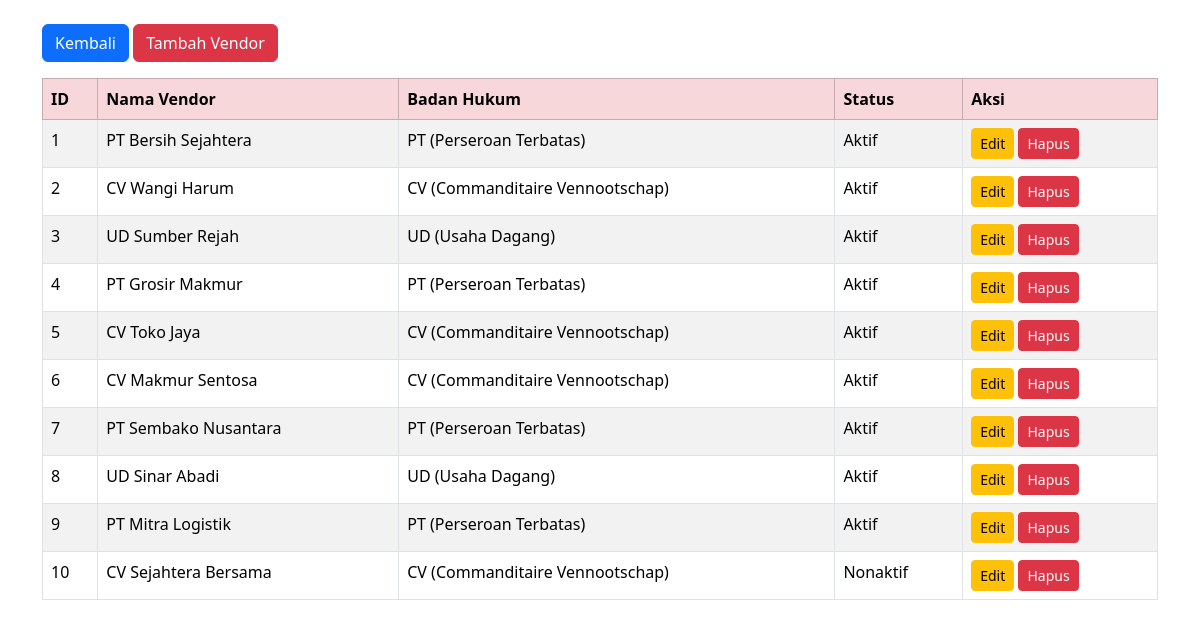
/master/vendor.php (signed in), run on the app's committed database.
### tables this page shows
CREATE TABLE vendor (
  idvendor INT AUTO_INCREMENT PRIMARY KEY,
  nama_vendor VARCHAR(150) NOT NULL,
  badan_hukum CHAR(1) DEFAULT 'C',
  status CHAR(1) DEFAULT 'A'
);

### master/vendor.php (the view, shortened to what this page needs)
<?php
include '../config/koneksi.php';
$vendors = mysqli_query($koneksi, "SELECT * FROM vendor");
?>
<!DOCTYPE html>
<html lang="id">
<head>
<link href="https://cdn.jsdelivr.net/npm/bootstrap@5.3.3/dist/css/bootstrap.min.css" rel="stylesheet">
</head>
<body>
<div class="container mt-4">
    <a href="../dashboard(1).php" class="btn btn-primary mb-3">Kembali</a>
    <a href="vendor_tambah.php" class="btn btn-danger mb-3">Tambah Vendor</a>
    <table class="table table-bordered table-striped">
        <thead class="table-danger">
            <tr><th>ID</th><th>Nama Vendor</th><th>Badan Hukum</th><th>Status</th><th>Aksi</th></tr>
        </thead>
        <tbody>
            <?php while($v = mysqli_fetch_assoc($vendors)): ?>
            <tr>
                <td><?= $v['idvendor'] ?></td>
                <td><?= $v['nama_vendor'] ?></td>
                <td>
                <?= $v['badan_hukum']=='P'?'PT (Perseroan Terbatas)':($v['badan_hukum']=='C'?'CV (Commanditaire Vennootschap)':'UD (Usaha Dagang)') ?>
                </td>
                <td><?= $v['status']=='A'?'Aktif':'Nonaktif' ?></td>
                <td>
                    <a href="vendor_edit.php?id=<?= $v['idvendor'] ?>" class="btn btn-sm btn-warning">Edit</a>
                    <a href="vendor_hapus.php?id=<?= $v['idvendor'] ?>" class="btn btn-sm btn-danger" onclick="return confirm('Yakin hapus vendor ini?')">Hapus</a>
                </td>
            </tr>
            <?php endwhile; ?>
        </tbody>
    </table>
</div>
</body>
</html>

### data on the page
vendor: idvendor "1", nama_vendor "PT Bersih Sejahtera", badan_hukum "PT (Perseroan Terbatas)", status "Aktif"
vendor: idvendor "2", nama_vendor "CV Wangi Harum", badan_hukum "CV (Commanditaire Vennootschap)", status "Aktif"
vendor: idvendor "3", nama_vendor "UD Sumber Rejah", badan_hukum "UD (Usaha Dagang)", status "Aktif"
vendor: idvendor "4", nama_vendor "PT Grosir Makmur", badan_hukum "PT (Perseroan Terbatas)", status "Aktif"
vendor: idvendor "5", nama_vendor "CV Toko Jaya", badan_hukum "CV (Commanditaire Vennootschap)", status "Aktif"
vendor: idvendor "6", nama_vendor "CV Makmur Sentosa", badan_hukum "CV (Commanditaire Vennootschap)", status "Aktif"
vendor: idvendor "7", nama_vendor "PT Sembako Nusantara", badan_hukum "PT (Perseroan Terbatas)", status "Aktif"
vendor: idvendor "8", nama_vendor "UD Sinar Abadi", badan_hukum "UD (Usaha Dagang)", status "Aktif"
vendor: idvendor "9", nama_vendor "PT Mitra Logistik", badan_hukum "PT (Perseroan Terbatas)", status "Aktif"
vendor: idvendor "10", nama_vendor "CV Sejahtera Bersama", badan_hukum "CV (Commanditaire Vennootschap)", status "Nonaktif"
